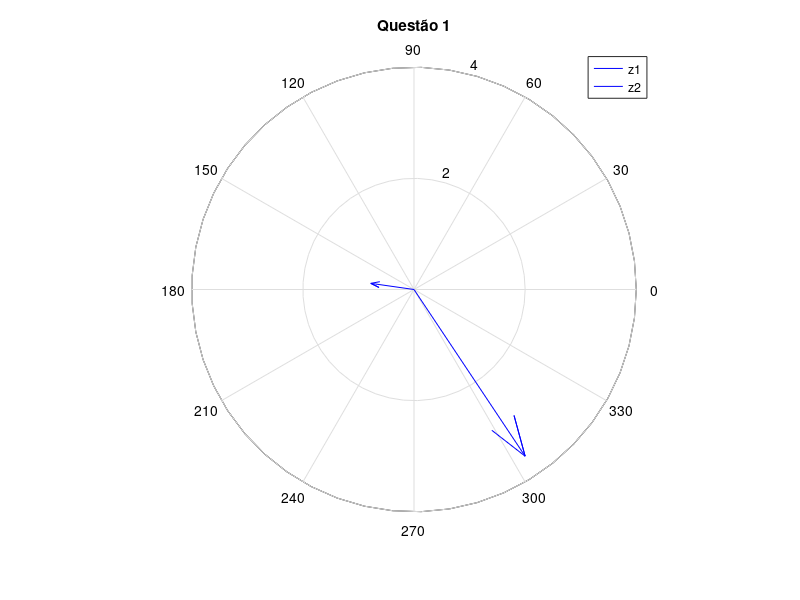
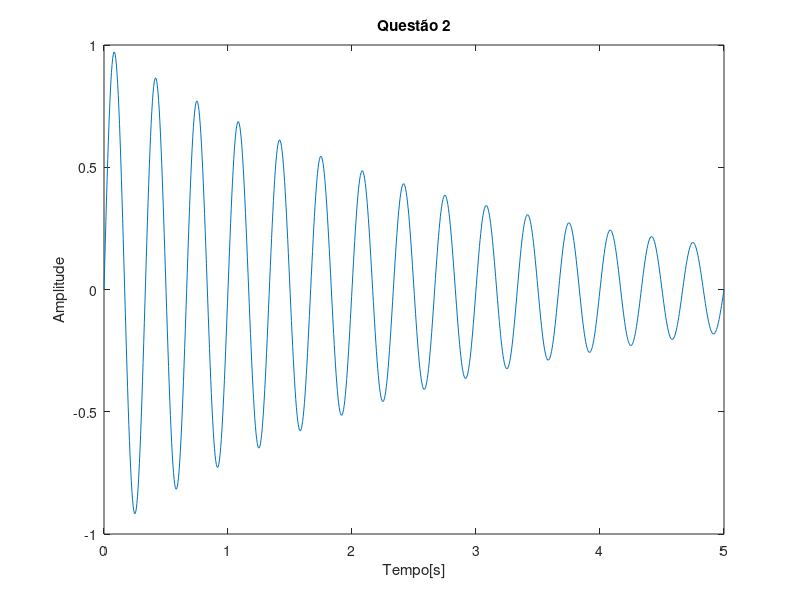
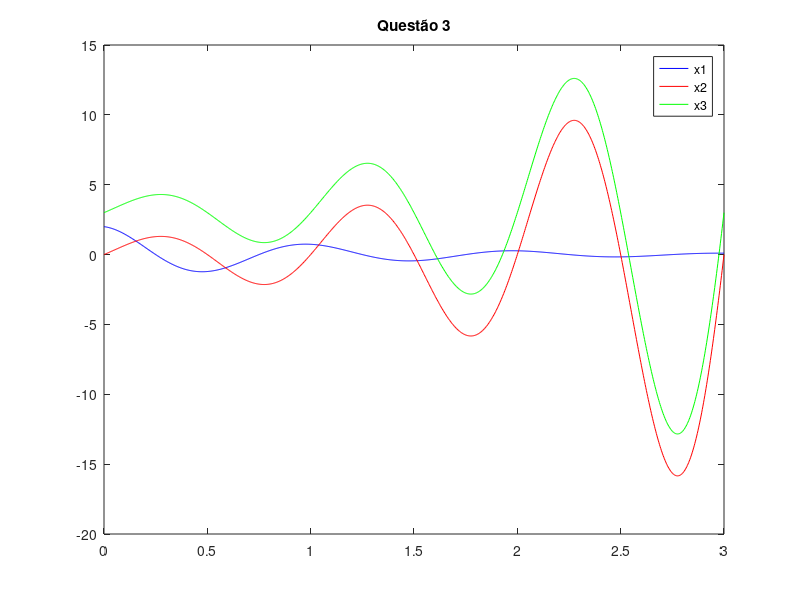
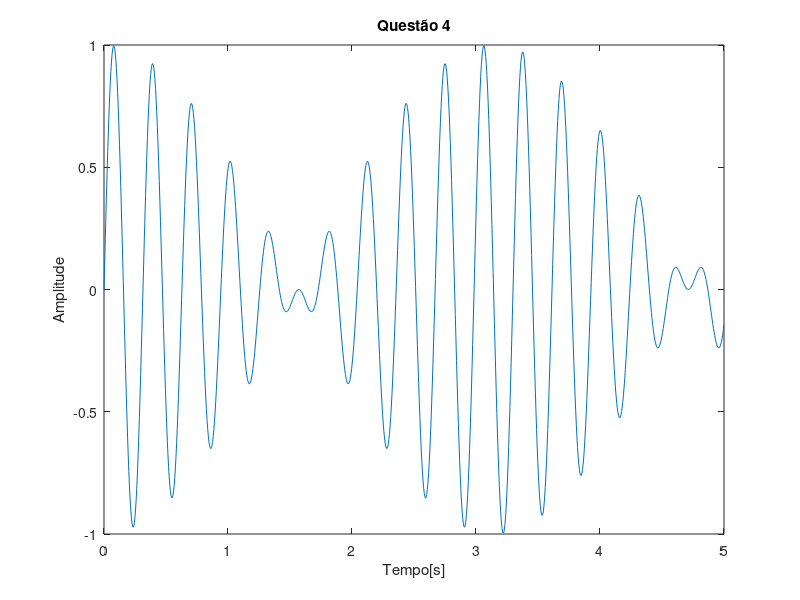

Write MATLAB code to recreate these figures, in order. (Note: this script raises an error after producing the figures.)
% Luiz Henrique Gariglio dos Santos - 2022421137

clear
close all
clc
%% 1
disp('Questão 1:');
z1 = 2-1j*3;

r = 3;
theta = pi/4;
[a,b] = pol2cart(r,theta);

z2 = a+1j*b;

figure;
compass(z1);
hold on;
compass(z2);
title('Questão 1');
legend('z1','z2');

z_mult = z1*z2;
fprintf('z1*z2 = %.3f + %.3fi\n', real(z_mult), imag(z_mult));
z_div = z1/z2;
fprintf('z1/z2 = %.3f + %.3fi\n', real(z_div), imag(z_div));

%% 2
omega = 2 * pi * 3; % frequencia = 3;
alpha = log(0.5)/2; % decaimento de 50% a cada 2s
t = linspace(0, 5, 1000);
y = exp(alpha*t).*sin(omega*t);

figure;
plot(t,y);
title('Questão 2');
xlabel('Tempo[s]');
ylabel('Amplitude');

%% 3
t = linspace(0, 3, 1000);
x1 = real(2*exp((-1+1j*2*pi)*t));
x2 = imag(3-exp((1-1j*2*pi)*t));
x3 = 3-imag(exp((1-1j*2*pi)*t));
figure
plot(t,x1,'b');
hold on;
plot(t,x2,'r');
plot(t,x3,'g');
legend('x1','x2','x3');
title('Questão 3');

%% 4
t = linspace(0, 5, 1000);
y = cos(t).*sin(20*t);
figure;
plot(t,y);
title('Questão 4');
xlabel('Tempo[s]');
ylabel('Amplitude');

%% 5

N = 6*[1 1];
D = conv([1 0], conv([1 1.46], [1 0.13]));
[R1,P1,K1] = residue(N,D);


disp('Questão 5.a:');
for i = 1:length(R1)
    fprintf('%.4f/(s - (%.4f)) + ', R1(i), P1(i));
end
if ~isempty(K1)
    for i = 1:length(K1)
        fprintf('%.4f*s^%d + ', K1(i), length(K1)-i);
    end
end
fprintf('\b\b \n'); % Remove o último ' + '

N = [1 2 3];
D = [1 2 1];
[R2,P2,K2] = residue(N,D);

disp('Questão 5.b:');
for i = 1:length(R2)
    fprintf('%.4f/(s - (%.4f)) + ', R2(i), P2(i));
end
if ~isempty(K2)
    for i = 1:length(K2)
        fprintf('%.4f*s^%d + ', K2(i), length(K2)-i);
    end
end
fprintf('\b\b \n'); % Remove o último ' + '

N = 6*[1 34];
D = [1 10 34 0];
[R3,P3,K3] = residue(N,D);

disp('Questão 5.c:');
for i = 1:length(R3)
    fprintf('%.4f/(s - (%.4f)) + ', R3(i), P3(i));
end
if ~isempty(K3)
    for i = 1:length(K3)
        fprintf('%.4f*s^%d + ', K3(i), length(K3)-i);
    end
end
fprintf('\b\b \n'); % Remove o último ' + '

%% 6

t = linspace(0, 5, 1000);
x1 = cos(t).*sin(20*t);
x2 = cos(t);
x3 = sin(20*t);

figure;
plot(t,x1,'b');
hold on;
plot(t,x2,'r');
plot(t,x3,'g');
legend('x1','x2','x3');
title('Questão 6');
xlabel('Tempo[s]');
ylabel('Amplitude');

%% 7

t = linspace(0, 5, 1000);
w = 5;
f = -3*cos(w*t)+4*sin(w*t);
A = sqrt((-3)^2+4^2);
phi = atan2(4,-3);
f_eq = A*cos(w*t+phi);
figure;
plot(t,f,'k');
title('Questão 7');
xlabel('Tempo[s]');
ylabel('Amplitude');
figure;
plot(t,f_eq,'r');
title('Questão 7 - função equivalente');
xlabel('Tempo[s]');
ylabel('Amplitude');

%% 8
disp('Questão 8');
A = [1 1 6; 5 -2 1; -8 2 -3];
B = [2 9; -5 -1; 9 2];

disp('A');
if (size(A,1) == size(A, 2))
    disp('É uma matriz quadrada');
else
    disp('Não é uma matriz quadrada');
end

disp('Elementos com valor 2:');
for i = 1:size(A,1)
    for j = 1:size(A,2)
        if(A(i,j) == 2)
            a = [i,j];
            disp(a);
        end
    end
end

disp('Elementos com valores negativos:');
for i = 1:size(A,1)
    for j = 1:size(A,2)
        if(A(i,j) < 0)
            a = [i,j];
            disp(a);
        end
    end
end

disp('B');
if (size(B,1) == size(B, 2))
    disp('É uma matriz quadrada');
else
    disp('Não é uma matriz quadrada');
end

disp('Elementos com valor 2:');
for i = 1:size(B,1)
    for j = 1:size(B,2)
        if(B(i,j) == 2)
            a = [i,j];
            disp(a);
        end
    end
end

disp('Elementos com valores negativos:');
for i = 1:size(B,1)
    for j = 1:size(B,2)
        if(B(i,j) < 0)
            a = [i,j];
            disp(a);
        end
    end
end

%% 9

syms a b c d;
M = [a b; c d];
d = det(M);
disp('Questão 9');
fprintf('Determinante: %s\n', d);
I = inv(M);
disp('Inversa:');
disp(I);
t = trace(M);
fprintf('Traço: %s\n', t);

%% 10

disp('Questão 10');
syms s;
f = s^4 + 5*s^3 - s^2 + 3*s + 2;
df = diff(f,s);
df2 = diff(f,s,2);
disp('Primeira derivada:');
pretty(df);
disp('Segunda derivada:');
pretty(df2);

%% 11

syms a b c d x y;
M = [a*x b*x^2; c*x^3 d*y];
disp('Questão 11');
df = diff(M,x);
pretty(df);

hold off;

%% 12

syms x;
p = (x^2-1)*(x-2)*(x-3);
ex = expand(p); % Expande expressões simbólicas. Aplica propriedades distributivas e produtos notáveis
fac = factor(p); % Fatora expressões simbólicas
disp('Questão 12');
pretty(ex);
pretty(fac);